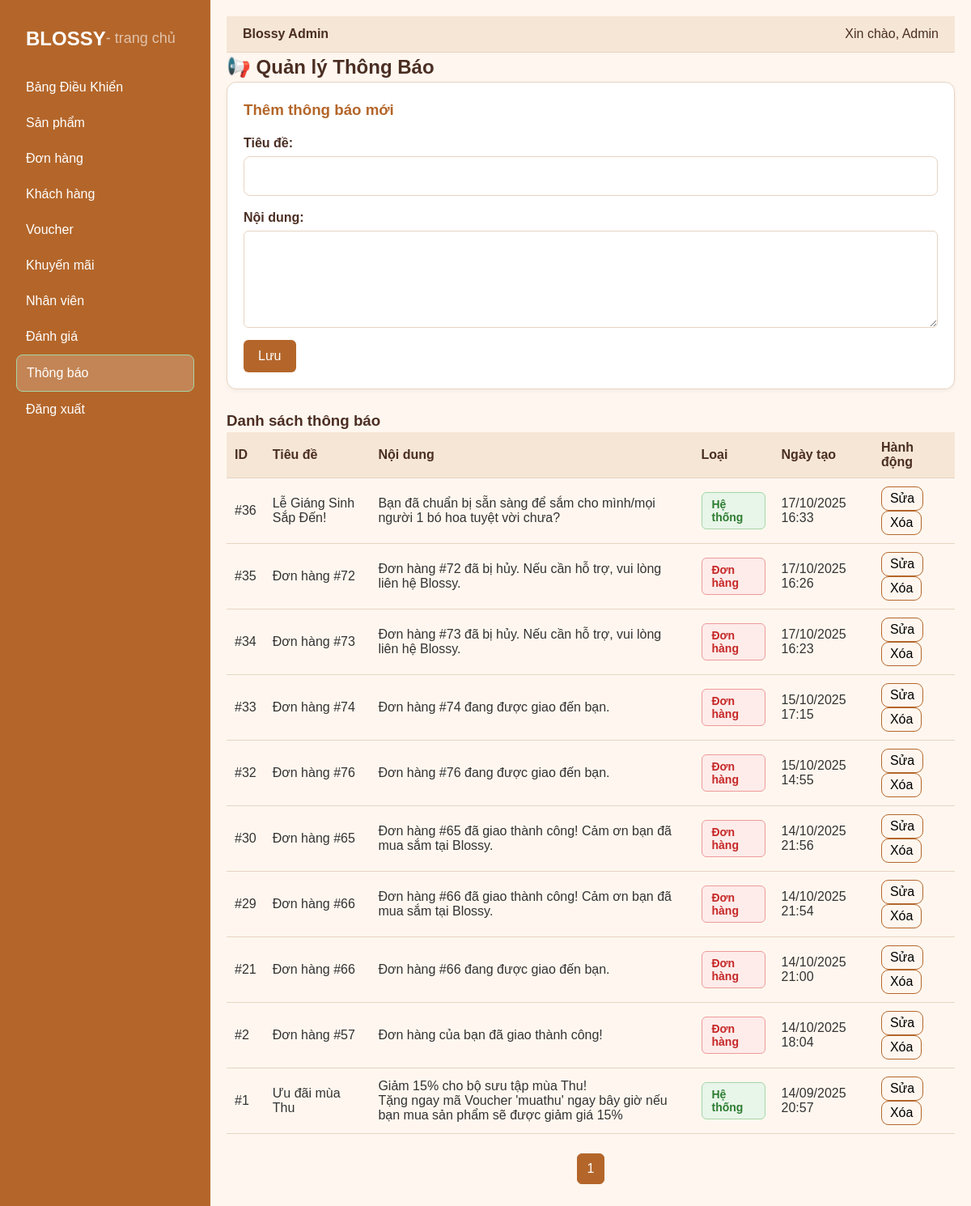
Page /index.php/index.php?controller=adminnotification&action=index (signed in) on the committed database.
### tables this page shows
CREATE TABLE `messages` (
  `id` bigint(20) UNSIGNED NOT NULL,
  `title` varchar(191) NOT NULL,
  `body` text NOT NULL,
  `created_by` bigint(20) UNSIGNED NOT NULL,
  `created_at` datetime NOT NULL DEFAULT current_timestamp(),
  `updated_at` datetime DEFAULT NULL,
  `type` enum('order','promotion','system') DEFAULT 'system',
  `order_id` bigint(20) UNSIGNED DEFAULT NULL
);

### App/Controllers/AdminNotificationController.php (called while the page is built, shortened)
<?php
require_once __DIR__ . '/../Models/NotificationModel.php';
class AdminNotificationController extends BaseController
{
    private $model;
    public function __construct()
    {
        $this->model = new NotificationModel();
    }
    public function index()
    {
        $page = isset($_GET['page']) ? max(1, (int)$_GET['page']) : 1;
        $limit = 10;
        $offset = ($page - 1) * $limit;
        $notifications = $this->model->getAll($limit, $offset);
        $total = $this->model->countAll();
        $totalPages = ceil($total / $limit);
        $this->loadView('Admin.Notifications.Index', [
            'notifications' => $notifications,
            'page' => $page,
            'totalPages' => $totalPages
        ]);
    }
}

### App/Models/Database/database.php (called while the page is built, shortened)
<?php
class Database {
    private $servername = "localhost";
    private $username = "root";
    private $password = "0586964157";
    private $databasename = "web_ban_hoa";
    function connection_database(): PDO {
        try {
            $conn = new PDO(
                "mysql:host=$this->servername;dbname=$this->databasename",
                $this->username,
                $this->password
            );
            $conn->setAttribute(PDO::ATTR_ERRMODE, PDO::ERRMODE_EXCEPTION);
        } catch (PDOException $e) {
            throw $e;
        }
        return $conn;
    }
}
?>

### App/Models/BaseModel.php (called while the page is built, shortened)
<?php
require_once __DIR__ . '/Database/Database.php';
class BaseModel {
    public function __construct() {
        $db = new database();
        $this->conn = $db->connection_database();
    }
}

### App/Models/NotificationModel.php (called while the page is built, shortened)
<?php
require_once 'BaseModel.php';
class NotificationModel extends BaseModel
{
    public function getAll($limit, $offset)
    {
        $sql = "SELECT m.*, u.email AS created_by_email
                FROM messages m
                LEFT JOIN users u ON m.created_by = u.id
                ORDER BY m.created_at DESC
                LIMIT :limit OFFSET :offset";
        $stmt = $this->conn->prepare($sql);
        $stmt->bindValue(':limit', (int)$limit, PDO::PARAM_INT);
        $stmt->bindValue(':offset', (int)$offset, PDO::PARAM_INT);
        $stmt->execute();
        return $stmt->fetchAll(PDO::FETCH_ASSOC);
    }
    public function countAll()
    {
        $stmt = $this->conn->query("SELECT COUNT(*) FROM messages");
        return (int)$stmt->fetchColumn();
    }
}

### App/Views/Admin/Notifications/index.php (the view, shortened to what this page needs)
<link rel="stylesheet" href="<?= BASE_URL ?>Public/Assets/Css/Admin/Notification.css?v=<?= time() ?>">
<div id="admin-notification">
  <?php include_once __DIR__ . '/../Layouts/Sidebar.php'; ?>
  <div class="admin-main">
    <?php include_once __DIR__ . '/../Layouts/Header.php'; ?>
    <h2 class="admin-title">📢 Quản lý Thông Báo</h2>
    <div class="notify-form">
      <h3 id="formTitle">Thêm thông báo mới</h3>
      <form id="createNoticeForm">
        <div class="form-group">
          <label>Tiêu đề:</label>
          <input type="text" name="title" id="notice_title" required>
        </div>
        <div class="form-group">
          <label>Nội dung:</label>
          <textarea name="body" id="notice_body" rows="4" required></textarea>
        </div>
        <div class="form-actions">
          <button type="submit" class="btn-primary">Lưu</button>
        </div>
      </form>
    </div>
    <div class="notify-list">
      <h3>Danh sách thông báo</h3>
      <table class="admin-table">
        <thead>
          <tr>
            <th>ID</th>
            <th>Tiêu đề</th>
            <th>Nội dung</th>
            <th>Loại</th>
            <th>Ngày tạo</th>
            <th>Hành động</th>
          </tr>
        </thead>
        <tbody>
          <?php foreach ($notifications as $n): ?>
            <tr data-id="<?= $n['id'] ?>">
              <td>#<?= $n['id'] ?></td>
              <td><?= htmlspecialchars($n['title']) ?></td>
              <td><?= nl2br(htmlspecialchars($n['body'])) ?></td>
              <td >
                <?php if ($n['type'] === 'order'): ?>
                  <span class="status blocked">Đơn hàng</span>
                <?php elseif ($n['type'] === 'system'): ?>
                  <span class="status active">Hệ thống</span>
                <?php else: ?>
                  <span class="status"><?= htmlspecialchars($n['type']) ?></span>
                <?php endif; ?>
              </td>
              <td><?= date('d/m/Y H:i', strtotime($n['created_at'])) ?></td>
              <td>
                <button class="btn-edit" data-id="<?= $n['id'] ?>">Sửa</button>
                <button class="btn-delete" data-id="<?= $n['id'] ?>">Xóa</button>
              </td>
            </tr>
          <?php endforeach; ?>
        </tbody>
      </table>
      <div class="pagination">
        <?php for ($i = 1; $i <= $totalPages; $i++): ?>
          <a href="index.php?controller=adminnotification&action=index&page=<?= $i ?>"
             class="pagination-link <?= $i == $page ? 'active' : '' ?>">
             <?= $i ?>
          </a>
        <?php endfor; ?>
      </div>
    </div>
  </div>
</div>

### Public/Assets/Css/Admin/Notification.css (style rules this page uses)
#admin-notification { display: flex; flex-direction: row; min-height: 100vh; width: 100%; background: var(--bg); color: var(--text); }
.admin-main { padding: 20px; }
.notify-form { background: var(--panel-bg); padding: 20px; border: 1px solid var(--header-border); border-radius: 12px; margin-bottom: 25px; box-shadow: 0 2px 5px rgba(0, 0, 0, 0.05); }
.notify-form h3 { margin-bottom: 15px; color: var(--primary); }
.notify-form .form-group { margin-bottom: 10px; }
.notify-form input, .notify-form textarea { width: 100%; padding: 8px; border: 1px solid var(--header-border); border-radius: 6px; font-family: inherit; }
.btn-primary { background: var(--primary); color: #fff; border: none; padding: 8px 18px; border-radius: 6px; cursor: pointer; }
.notify-list .admin-table { width: 100%; border-collapse: collapse; }
.admin-table th, .admin-table td { padding: 10px; border-bottom: 1px solid var(--header-border); text-align: left; }
.admin-table th { background: var(--header-bg); color: var(--text); }
.pagination { margin-top: 15px; text-align: center; }
.pagination-link { display: inline-block; margin: 0 5px; padding: 5px 10px; border-radius: 4px; border: 1px solid var(--header-border); text-decoration: none; color: var(--text); }
.pagination-link.active { background: var(--primary); color: #fff; }
.status { display: inline-block; padding: 6px 12px; border-radius: 6px; font-weight: 600; font-size: 14px; border: none; transition: all 0.25s ease; }

### Public/Assets/Css/Admin/Dashboard.css (style rules this page uses)
.admin-main { flex: 1; display: flex; flex-direction: column; }

### Public/Assets/Css/admin_style.css (style rules this page uses)
.pagination { display: flex; justify-content: center; align-items: center; margin: 24px 0; gap: 8px; }
.pagination-link { display: inline-block; padding: 6px 12px; border-radius: 6px; border: 1px solid var(--header-border); color: var(--text); background: var(--panel-bg); text-decoration: none; transition: all 0.2s ease; }
.pagination-link.active { background: var(--primary); color: #fff; border-color: var(--primary); }
form { display: flex; flex-direction: column; gap: 5px; }
form label { font-weight: 600; color: var(--text); margin-bottom: 4px; display: block; }
form input[type="text"], form input[type="number"], form select, form textarea { width: 100%; padding: 12px 14px; border: 1px solid var(--header-border); border-radius: 8px; font-size: 15px; background: #fff; color: var(--text); transition: border-color 0.2s ease; box-sizing: border-box; }
textarea { min-height: 120px; resize: vertical; }
.btn-edit, .btn-delete { border: none; background: transparent; cursor: pointer; font-size: 16px; border: 1px solid var(--primary); padding: 5px 10px; border-radius: 9px; }
.active { background-color: #e8f5e9; color: #2e7d32; border: 1px solid #a5d6a7; }
.blocked { background-color: #fdecea; color: #c62828; border: 1px solid #ef9a9a; }

### rows in the picture
messages: id "36", title "Lễ Giáng Sinh Sắp Đến!", body "Bạn đã chuẩn bị sẵn sàng để sắm cho mình/mọi người 1 bó hoa tuyệt vời chưa?", type "Hệ thống", created_at "17/10/2025 16:33"
messages: id "35", title "Đơn hàng #72", body "Đơn hàng #72 đã bị hủy. Nếu cần hỗ trợ, vui lòng liên hệ Blossy.", type "Đơn hàng", created_at "17/10/2025 16:26"
messages: id "34", title "Đơn hàng #73", body "Đơn hàng #73 đã bị hủy. Nếu cần hỗ trợ, vui lòng liên hệ Blossy.", type "Đơn hàng", created_at "17/10/2025 16:23"
messages: id "33", title "Đơn hàng #74", body "Đơn hàng #74 đang được giao đến bạn.", type "Đơn hàng", created_at "15/10/2025 17:15"
messages: id "32", title "Đơn hàng #76", body "Đơn hàng #76 đang được giao đến bạn.", type "Đơn hàng", created_at "15/10/2025 14:55"
messages: id "30", title "Đơn hàng #65", body "Đơn hàng #65 đã giao thành công! Cảm ơn bạn đã mua sắm tại Blossy.", type "Đơn hàng", created_at "14/10/2025 21:56"
messages: id "29", title "Đơn hàng #66", body "Đơn hàng #66 đã giao thành công! Cảm ơn bạn đã mua sắm tại Blossy.", type "Đơn hàng", created_at "14/10/2025 21:54"
messages: id "21", title "Đơn hàng #66", body "Đơn hàng #66 đang được giao đến bạn.", type "Đơn hàng", created_at "14/10/2025 21:00"
messages: id "2", title "Đơn hàng #57", body "Đơn hàng của bạn đã giao thành công!", type "Đơn hàng", created_at "14/10/2025 18:04"
messages: id "1", title "Ưu đãi mùa Thu", body "Giảm 15% cho bộ sưu tập mùa Thu! Tặng ngay mã Voucher 'muathu' ngay bây giờ nếu bạn mua sản phẩm sẽ được giảm giá 15%", type "Hệ thống", created_at "14/09/2025 20:57"

### other values in the picture
$_SESSION['user']['name'] "Admin"
